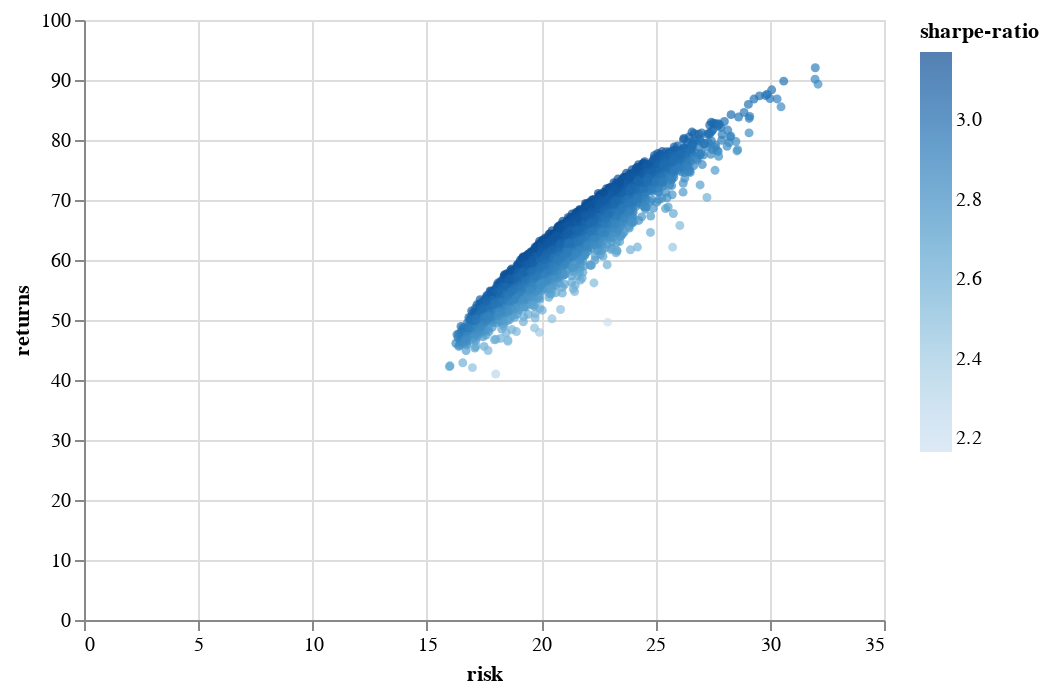

Notebook code cell kept with this figure:
### Code cell
import altair as alt

alt.Chart(results.sample(5000)).mark_circle(size=20).encode(
    x='risk', y='returns', color='sharpe-ratio', tooltip=['allocations', 'risk', 'returns', 'sharpe-ratio']).interactive()

### Figure 1 — Vega-Lite specification as saved in the notebook (floating-point values rounded to 4 significant figures; data arrays with more than 128 entries replaced by an {"elided": "..."} marker saying what was removed)
{"config": {"view": {"continuousWidth": 400, "continuousHeight": 300}}, "data": {"name": "data-5a3eb0e1cee9b08ef7f306662fa61376"}, "mark": {"type": "circle", "size": 20}, "encoding": {"color": {"field": "sharpe-ratio", "type": "quantitative"}, "tooltip": [{"field": "allocations", "type": "nominal"}, {"field": "risk", "type": "quantitative"}, {"field": "returns", "type": "quantitative"}, {"field": "sharpe-ratio", "type": "quantitative"}], "x": {"field": "risk", "type": "quantitative"}, "y": {"field": "returns", "type": "quantitative"}}, "selection": {"selector001": {"type": "interval", "bind": "scales", "encodings": ["x", "y"]}}, "$schema": "https://vega.github.io/schema/vega-lite/v4.17.0.json", "datasets": {"data-5a3eb0e1cee9b08ef7f306662fa61376": {"elided": "5000 records"}}}
